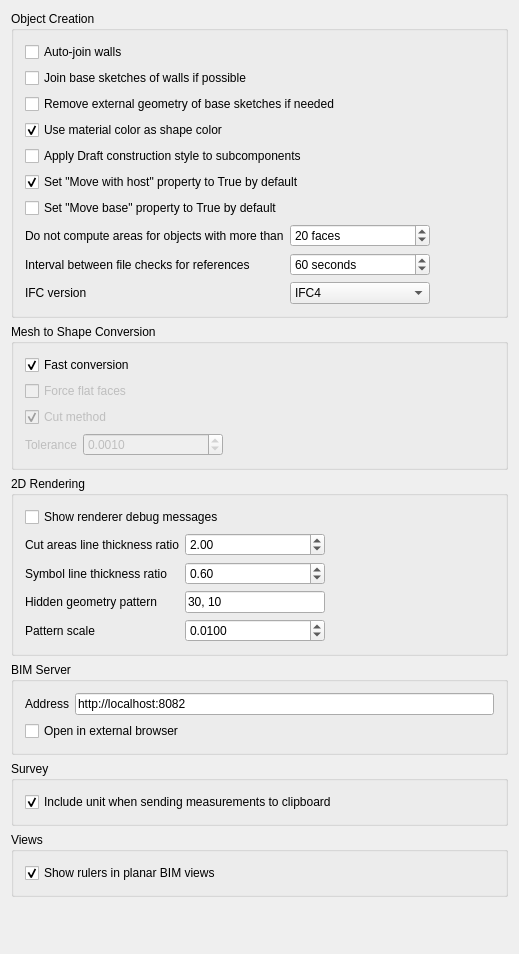
<?xml version="1.0" encoding="UTF-8"?>
<ui version="4.0">
 <class>Gui::Dialog::DlgSettingsArch</class>
 <widget class="QWidget" name="Gui::Dialog::DlgSettingsArch">
  <property name="geometry">
   <rect>
    <x>0</x>
    <y>0</y>
    <width>519</width>
    <height>954</height>
   </rect>
  </property>
  <property name="windowTitle">
   <string>General</string>
  </property>
  <layout class="QVBoxLayout" name="verticalLayout_1">
   <item>
    <widget class="QGroupBox" name="groupBox_1">
     <property name="title">
      <string>Object Creation</string>
     </property>
     <layout class="QGridLayout" name="gridLayout_1">
      <item row="0" column="0" colspan="3">
       <widget class="Gui::PrefCheckBox" name="checkBox_autoJoinWalls">
        <property name="text">
         <string>Auto-join walls</string>
        </property>
        <property name="checked">
         <bool>false</bool>
        </property>
        <property name="prefEntry" stdset="0">
         <cstring>autoJoinWalls</cstring>
        </property>
        <property name="prefPath" stdset="0">
         <cstring>Mod/Arch</cstring>
        </property>
       </widget>
      </item>
      <item row="1" column="0" colspan="3">
       <widget class="Gui::PrefCheckBox" name="checkBox_joinWallSketches">
        <property name="toolTip">
         <string>When two similar walls are connected, their underlying sketches are merged and the walls are combined into a single object</string>
        </property>
        <property name="text">
         <string>Join base sketches of walls if possible</string>
        </property>
        <property name="prefEntry" stdset="0">
         <cstring>joinWallSketches</cstring>
        </property>
        <property name="prefPath" stdset="0">
         <cstring>Mod/Arch</cstring>
        </property>
       </widget>
      </item>
      <item row="2" column="0" colspan="3">
       <widget class="Gui::PrefCheckBox" name="checkBox_archRemoveExternal">
        <property name="toolTip">
         <string>Two possible strategies to avoid circular dependencies: Create one more object (unchecked) or remove external geometry of base sketch (checked)</string>
        </property>
        <property name="text">
         <string>Remove external geometry of base sketches if needed</string>
        </property>
        <property name="prefEntry" stdset="0">
         <cstring>archRemoveExternal</cstring>
        </property>
        <property name="prefPath" stdset="0">
         <cstring>Mod/Arch</cstring>
        </property>
       </widget>
      </item>
      <item row="3" column="0" colspan="3">
       <widget class="Gui::PrefCheckBox" name="checkBox_UseMaterialColor">
        <property name="toolTip">
         <string>If this is checked, when a BIM object has a material, the object will take the color of the material. This can be overridden for each object.</string>
        </property>
        <property name="text">
         <string>Use material color as shape color</string>
        </property>
        <property name="checked">
         <bool>true</bool>
        </property>
        <property name="prefEntry" stdset="0">
         <cstring>UseMaterialColor</cstring>
        </property>
        <property name="prefPath" stdset="0">
         <cstring>Mod/Arch</cstring>
        </property>
       </widget>
      </item>
      <item row="4" column="0" colspan="3">
       <widget class="Gui::PrefCheckBox" name="checkBox_applyconstructionStyle">
        <property name="toolTip">
         <string>If this is checked, when an object becomes subtraction or addition of a BIM object, it will receive the Draft construction color.</string>
        </property>
        <property name="text">
         <string>Apply Draft construction style to subcomponents</string>
        </property>
        <property name="prefEntry" stdset="0">
         <cstring>applyconstructionStyle</cstring>
        </property>
        <property name="prefPath" stdset="0">
         <cstring>Mod/Arch</cstring>
        </property>
       </widget>
      </item>
      <item row="5" column="0" colspan="3">
       <widget class="Gui::PrefCheckBox" name="checkBox_MoveWithHost">
        <property name="toolTip">
         <string>By default, new objects will have their &quot;Move with host&quot; property set to True, which means they will move when their host object is moved</string>
        </property>
        <property name="text">
         <string>Set &quot;Move with host&quot; property to True by default</string>
        </property>
        <property name="checked">
         <bool>true</bool>
        </property>
        <property name="prefEntry" stdset="0">
         <cstring>MoveWithHost</cstring>
        </property>
        <property name="prefPath" stdset="0">
         <cstring>Mod/Arch</cstring>
        </property>
       </widget>
      </item>
      <item row="6" column="0" colspan="3">
       <widget class="Gui::PrefCheckBox" name="checkBox_MoveBase">
        <property name="text">
         <string>Set &quot;Move base&quot; property to True by default</string>
        </property>
        <property name="checked">
         <bool>false</bool>
        </property>
        <property name="prefEntry" stdset="0">
         <cstring>MoveBase</cstring>
        </property>
        <property name="prefPath" stdset="0">
         <cstring>Mod/Arch</cstring>
        </property>
       </widget>
      </item>
      <item row="7" column="0">
       <widget class="QLabel" name="label_MaxComputeAreas">
        <property name="text">
         <string>Do not compute areas for objects with more than</string>
        </property>
       </widget>
      </item>
      <item row="7" column="1">
       <widget class="Gui::PrefSpinBox" name="spinBox_MaxComputeAreas">
        <property name="minimumSize">
         <size>
          <width>140</width>
          <height>0</height>
         </size>
        </property>
        <property name="suffix">
         <string> faces</string>
        </property>
        <property name="value">
         <number>20</number>
        </property>
        <property name="prefEntry" stdset="0">
         <cstring>MaxComputeAreas</cstring>
        </property>
        <property name="prefPath" stdset="0">
         <cstring>Mod/Arch</cstring>
        </property>
       </widget>
      </item>
      <item row="7" column="2">
       <spacer name="horizontalSpacer_1">
        <property name="orientation">
         <enum>Qt::Horizontal</enum>
        </property>
        <property name="sizeHint" stdset="0">
         <size>
          <width>0</width>
          <height>0</height>
         </size>
        </property>
       </spacer>
      </item>
      <item row="8" column="0">
       <widget class="QLabel" name="label_ReferenceCheckInterval">
        <property name="text">
         <string>Interval between file checks for references</string>
        </property>
       </widget>
      </item>
      <item row="8" column="1">
       <widget class="Gui::PrefSpinBox" name="spinBox_ReferenceCheckInterval">
        <property name="suffix">
         <string> seconds</string>
        </property>
        <property name="minimum">
         <number>1</number>
        </property>
        <property name="maximum">
         <number>9999</number>
        </property>
        <property name="value">
         <number>60</number>
        </property>
        <property name="prefEntry" stdset="0">
         <cstring>ReferenceCheckInterval</cstring>
        </property>
        <property name="prefPath" stdset="0">
         <cstring>Mod/Arch</cstring>
        </property>
       </widget>
      </item>
      <item row="9" column="0">
       <widget class="QLabel" name="label_IfcVersion">
        <property name="text">
         <string>IFC version</string>
        </property>
       </widget>
      </item>
      <item row="9" column="1">
       <widget class="Gui::PrefComboBox" name="comboBox_IfcVersion">
        <property name="toolTip">
         <string>The IFC version will change which attributes and products are supported</string>
        </property>
        <property name="prefEntry" stdset="0">
         <cstring>IfcVersion</cstring>
        </property>
        <property name="prefPath" stdset="0">
         <cstring>Mod/Arch</cstring>
        </property>
        <item>
         <property name="text">
          <string>IFC4</string>
         </property>
        </item>
        <item>
         <property name="text">
          <string>IFC2X3</string>
         </property>
        </item>
       </widget>
      </item>
     </layout>
    </widget>
   </item>
   <item>
    <widget class="QGroupBox" name="groupBox_2">
     <property name="title">
      <string>Mesh to Shape Conversion</string>
     </property>
     <layout class="QGridLayout" name="gridLayout_2">
      <item row="0" column="0" colspan="3">
       <widget class="Gui::PrefCheckBox" name="checkBox_ConversionFast">
        <property name="toolTip">
         <string>If this is checked, conversion is faster but the result might still contain triangulated faces</string>
        </property>
        <property name="text">
         <string>Fast conversion</string>
        </property>
        <property name="checked">
         <bool>true</bool>
        </property>
        <property name="prefEntry" stdset="0">
         <cstring>ConversionFast</cstring>
        </property>
        <property name="prefPath" stdset="0">
         <cstring>Mod/Arch</cstring>
        </property>
       </widget>
      </item>
      <item row="1" column="0" colspan="3">
       <widget class="Gui::PrefCheckBox" name="checkBox_ConversionFlat">
        <property name="enabled">
         <bool>false</bool>
        </property>
        <property name="toolTip">
         <string>If this is checked, flat groups of faces will be force-flattened, resulting in possible gaps and non-solid results</string>
        </property>
        <property name="text">
         <string>Force flat faces</string>
        </property>
        <property name="prefEntry" stdset="0">
         <cstring>ConversionFlat</cstring>
        </property>
        <property name="prefPath" stdset="0">
         <cstring>Mod/Arch</cstring>
        </property>
       </widget>
      </item>
      <item row="2" column="0" colspan="3">
       <widget class="Gui::PrefCheckBox" name="checkBox_ConversionCut">
        <property name="enabled">
         <bool>false</bool>
        </property>
        <property name="toolTip">
         <string>If this is checked, holes in faces will be performed by subtraction rather than using wires orientation</string>
        </property>
        <property name="text">
         <string>Cut method</string>
        </property>
        <property name="checked">
         <bool>true</bool>
        </property>
        <property name="prefEntry" stdset="0">
         <cstring>ConversionCut</cstring>
        </property>
        <property name="prefPath" stdset="0">
         <cstring>Mod/Arch</cstring>
        </property>
       </widget>
      </item>
      <item row="3" column="0">
       <widget class="QLabel" name="label_ConversionTolerance">
        <property name="enabled">
         <bool>false</bool>
        </property>
        <property name="text">
         <string>Tolerance</string>
        </property>
       </widget>
      </item>
      <item row="3" column="1">
       <widget class="Gui::PrefDoubleSpinBox" name="spinBox_ConversionTolerance">
        <property name="enabled">
         <bool>false</bool>
        </property>
        <property name="minimumSize">
         <size>
          <width>140</width>
          <height>0</height>
         </size>
        </property>
        <property name="toolTip">
         <string>Tolerance value to use when checking if 2 adjacent faces as planar</string>
        </property>
        <property name="decimals">
         <number>4</number>
        </property>
        <property name="singleStep">
         <double>0.000100000000000</double>
        </property>
        <property name="value">
         <double>0.001000000000000</double>
        </property>
        <property name="prefEntry" stdset="0">
         <cstring>ConversionTolerance</cstring>
        </property>
        <property name="prefPath" stdset="0">
         <cstring>Mod/Arch</cstring>
        </property>
       </widget>
      </item>
      <item row="3" column="2">
       <spacer name="horizontalSpacer_2">
        <property name="orientation">
         <enum>Qt::Horizontal</enum>
        </property>
        <property name="sizeHint" stdset="0">
         <size>
          <width>0</width>
          <height>0</height>
         </size>
        </property>
       </spacer>
      </item>
     </layout>
    </widget>
   </item>
   <item>
    <widget class="QGroupBox" name="groupBox_3">
     <property name="title">
      <string>2D Rendering</string>
     </property>
     <layout class="QGridLayout" name="gridLayout_3">
      <item row="0" column="0" colspan="3">
       <widget class="Gui::PrefCheckBox" name="checkBox_ShowVRMDebug">
        <property name="toolTip">
         <string>Show debug information during 2D rendering</string>
        </property>
        <property name="text">
         <string>Show renderer debug messages</string>
        </property>
        <property name="prefEntry" stdset="0">
         <cstring>ShowVRMDebug</cstring>
        </property>
        <property name="prefPath" stdset="0">
         <cstring>Mod/Arch</cstring>
        </property>
       </widget>
      </item>
      <item row="1" column="0">
       <widget class="QLabel" name="label_CutLineThickness">
        <property name="text">
         <string>Cut areas line thickness ratio</string>
        </property>
       </widget>
      </item>
      <item row="1" column="1">
       <widget class="Gui::PrefDoubleSpinBox" name="spinBox_CutLineThickness">
        <property name="toolTip">
         <string>Specifies how many times the viewed line thickness must be applied to cut lines</string>
        </property>
        <property name="value">
         <double>2.000000000000000</double>
        </property>
        <property name="prefEntry" stdset="0">
         <cstring>CutLineThickness</cstring>
        </property>
        <property name="prefPath" stdset="0">
         <cstring>Mod/Arch</cstring>
        </property>
       </widget>
      </item>
      <item row="1" column="2">
       <spacer name="horizontalSpacer_3">
        <property name="orientation">
         <enum>Qt::Horizontal</enum>
        </property>
        <property name="sizeHint" stdset="0">
         <size>
          <width>0</width>
          <height>0</height>
         </size>
        </property>
       </spacer>
      </item>
      <item row="2" column="0">
       <widget class="QLabel" name="label_SymbolLineThickness">
        <property name="text">
         <string>Symbol line thickness ratio</string>
        </property>
       </widget>
      </item>
      <item row="2" column="1">
       <widget class="Gui::PrefDoubleSpinBox" name="spinBox_SymbolLineThickness">
        <property name="value">
         <double>0.600000000000000</double>
        </property>
        <property name="prefEntry" stdset="0">
         <cstring>SymbolLineThickness</cstring>
        </property>
        <property name="prefPath" stdset="0">
         <cstring>Mod/Arch</cstring>
        </property>
       </widget>
      </item>
      <item row="3" column="0">
       <widget class="QLabel" name="label_archHiddenPattern">
        <property name="text">
         <string>Hidden geometry pattern</string>
        </property>
       </widget>
      </item>
      <item row="3" column="1">
       <widget class="Gui::PrefLineEdit" name="lineEdit_archHiddenPattern">
        <property name="maximumSize">
         <size>
          <width>140</width>
          <height>16777215</height>
         </size>
        </property>
        <property name="toolTip">
         <string>This is the SVG stroke-dasharray property to apply
to projections of hidden objects.</string>
        </property>
        <property name="text">
         <string notr="true">30, 10</string>
        </property>
        <property name="prefEntry" stdset="0">
         <cstring>archHiddenPattern</cstring>
        </property>
        <property name="prefPath" stdset="0">
         <cstring>Mod/Arch</cstring>
        </property>
       </widget>
      </item>
      <item row="4" column="0">
       <widget class="QLabel" name="label_patternScale">
        <property name="text">
         <string>Pattern scale</string>
        </property>
       </widget>
      </item>
      <item row="4" column="1">
       <widget class="Gui::PrefDoubleSpinBox" name="spinBox_patternScale">
        <property name="toolTip">
         <string>Scaling factor for patterns used by objects that have
a footprint display mode</string>
        </property>
        <property name="decimals">
         <number>4</number>
        </property>
        <property name="maximum">
         <double>9999.989999999999782</double>
        </property>
        <property name="singleStep">
         <double>0.001000000000000</double>
        </property>
        <property name="value">
         <double>0.010000000000000</double>
        </property>
        <property name="prefEntry" stdset="0">
         <cstring>patternScale</cstring>
        </property>
        <property name="prefPath" stdset="0">
         <cstring>Mod/Arch</cstring>
        </property>
       </widget>
      </item>
     </layout>
    </widget>
   </item>
   <item>
    <widget class="QGroupBox" name="groupBox_4">
     <property name="title">
      <string>BIM Server</string>
     </property>
     <layout class="QGridLayout" name="gridLayout_4">
      <item row="0" column="0">
       <widget class="QLabel" name="label_BimServerUrl">
        <property name="text">
         <string>Address</string>
        </property>
       </widget>
      </item>
      <item row="0" column="1">
       <widget class="Gui::PrefLineEdit" name="lineEdit_BimServerUrl">
        <property name="toolTip">
         <string>The URL of a BIM server instance (www.bimserver.org) to connect to.</string>
        </property>
        <property name="text">
         <string notr="true">http://localhost:8082</string>
        </property>
        <property name="prefEntry" stdset="0">
         <cstring>BimServerUrl</cstring>
        </property>
        <property name="prefPath" stdset="0">
         <cstring>Mod/Arch</cstring>
        </property>
       </widget>
      </item>
      <item row="1" column="0" colspan="2">
       <widget class="Gui::PrefCheckBox" name="checkBox_BimServerBrowser">
        <property name="toolTip">
         <string>If this is selected, the &quot;Open BIM Server in browser&quot;
button will open the BIM Server interface in an external browser
instead of the FreeCAD web workbench</string>
        </property>
        <property name="text">
         <string>Open in external browser</string>
        </property>
        <property name="prefEntry" stdset="0">
         <cstring>BimServerBrowser</cstring>
        </property>
        <property name="prefPath" stdset="0">
         <cstring>Mod/Arch</cstring>
        </property>
       </widget>
      </item>
     </layout>
    </widget>
   </item>
   <item>
    <widget class="QGroupBox" name="groupBox_5">
     <property name="title">
      <string>Survey</string>
     </property>
     <layout class="QVBoxLayout" name="verticalLayout_2">
      <item>
       <widget class="Gui::PrefCheckBox" name="checkBox_surveyUnits">
        <property name="toolTip">
         <string>If this is checked, the text that gets placed in the clipboard will include the unit. Otherwise, it will be a simple number expressed in internal units (millimeters)</string>
        </property>
        <property name="text">
         <string>Include unit when sending measurements to clipboard</string>
        </property>
        <property name="checked">
         <bool>true</bool>
        </property>
        <property name="prefEntry" stdset="0">
         <cstring>surveyUnits</cstring>
        </property>
        <property name="prefPath" stdset="0">
         <cstring>Mod/Arch</cstring>
        </property>
       </widget>
      </item>
     </layout>
    </widget>
   </item>
   <item>
    <widget class="QGroupBox" name="groupBox_views">
     <property name="title">
      <string>Views</string>
     </property>
     <layout class="QVBoxLayout" name="verticalLayout_views">
      <item>
       <widget class="Gui::PrefCheckBox" name="checkBox_ShowViewRulers">
        <property name="toolTip">
         <string>Show adaptive coordinate rulers along planar BIM viewports</string>
        </property>
        <property name="text">
         <string>Show rulers in planar BIM views</string>
        </property>
        <property name="checked">
         <bool>true</bool>
        </property>
        <property name="prefEntry" stdset="0">
         <cstring>ShowViewRulers</cstring>
        </property>
        <property name="prefPath" stdset="0">
         <cstring>Mod/BIM</cstring>
        </property>
       </widget>
      </item>
     </layout>
    </widget>
   </item>
   <item>
    <spacer name="verticalSpacer_1">
     <property name="orientation">
      <enum>Qt::Vertical</enum>
     </property>
     <property name="sizeHint" stdset="0">
      <size>
       <width>0</width>
       <height>0</height>
      </size>
     </property>
    </spacer>
   </item>
  </layout>
 </widget>
 <layoutdefault spacing="6" margin="11"/>
 <customwidgets>
  <customwidget>
   <class>Gui::PrefSpinBox</class>
   <extends>QSpinBox</extends>
   <header>Gui/PrefWidgets.h</header>
  </customwidget>
  <customwidget>
   <class>Gui::PrefCheckBox</class>
   <extends>QCheckBox</extends>
   <header>Gui/PrefWidgets.h</header>
  </customwidget>
  <customwidget>
   <class>Gui::PrefComboBox</class>
   <extends>QComboBox</extends>
   <header>Gui/PrefWidgets.h</header>
  </customwidget>
  <customwidget>
   <class>Gui::PrefLineEdit</class>
   <extends>QLineEdit</extends>
   <header>Gui/PrefWidgets.h</header>
  </customwidget>
  <customwidget>
   <class>Gui::PrefDoubleSpinBox</class>
   <extends>QDoubleSpinBox</extends>
   <header>Gui/PrefWidgets.h</header>
  </customwidget>
 </customwidgets>
 <resources/>
 <connections>
  <connection>
   <sender>checkBox_ConversionFast</sender>
   <signal>toggled(bool)</signal>
   <receiver>checkBox_ConversionFlat</receiver>
   <slot>setDisabled(bool)</slot>
   <hints>
    <hint type="sourcelabel">
     <x>20</x>
     <y>20</y>
    </hint>
    <hint type="destinationlabel">
     <x>20</x>
     <y>20</y>
    </hint>
   </hints>
  </connection>
  <connection>
   <sender>checkBox_ConversionFast</sender>
   <signal>toggled(bool)</signal>
   <receiver>checkBox_ConversionCut</receiver>
   <slot>setDisabled(bool)</slot>
   <hints>
    <hint type="sourcelabel">
     <x>20</x>
     <y>20</y>
    </hint>
    <hint type="destinationlabel">
     <x>20</x>
     <y>20</y>
    </hint>
   </hints>
  </connection>
  <connection>
   <sender>checkBox_ConversionFast</sender>
   <signal>toggled(bool)</signal>
   <receiver>label_ConversionTolerance</receiver>
   <slot>setDisabled(bool)</slot>
   <hints>
    <hint type="sourcelabel">
     <x>20</x>
     <y>20</y>
    </hint>
    <hint type="destinationlabel">
     <x>20</x>
     <y>20</y>
    </hint>
   </hints>
  </connection>
  <connection>
   <sender>checkBox_ConversionFast</sender>
   <signal>toggled(bool)</signal>
   <receiver>spinBox_ConversionTolerance</receiver>
   <slot>setDisabled(bool)</slot>
   <hints>
    <hint type="sourcelabel">
     <x>20</x>
     <y>20</y>
    </hint>
    <hint type="destinationlabel">
     <x>20</x>
     <y>20</y>
    </hint>
   </hints>
  </connection>
 </connections>
</ui>
